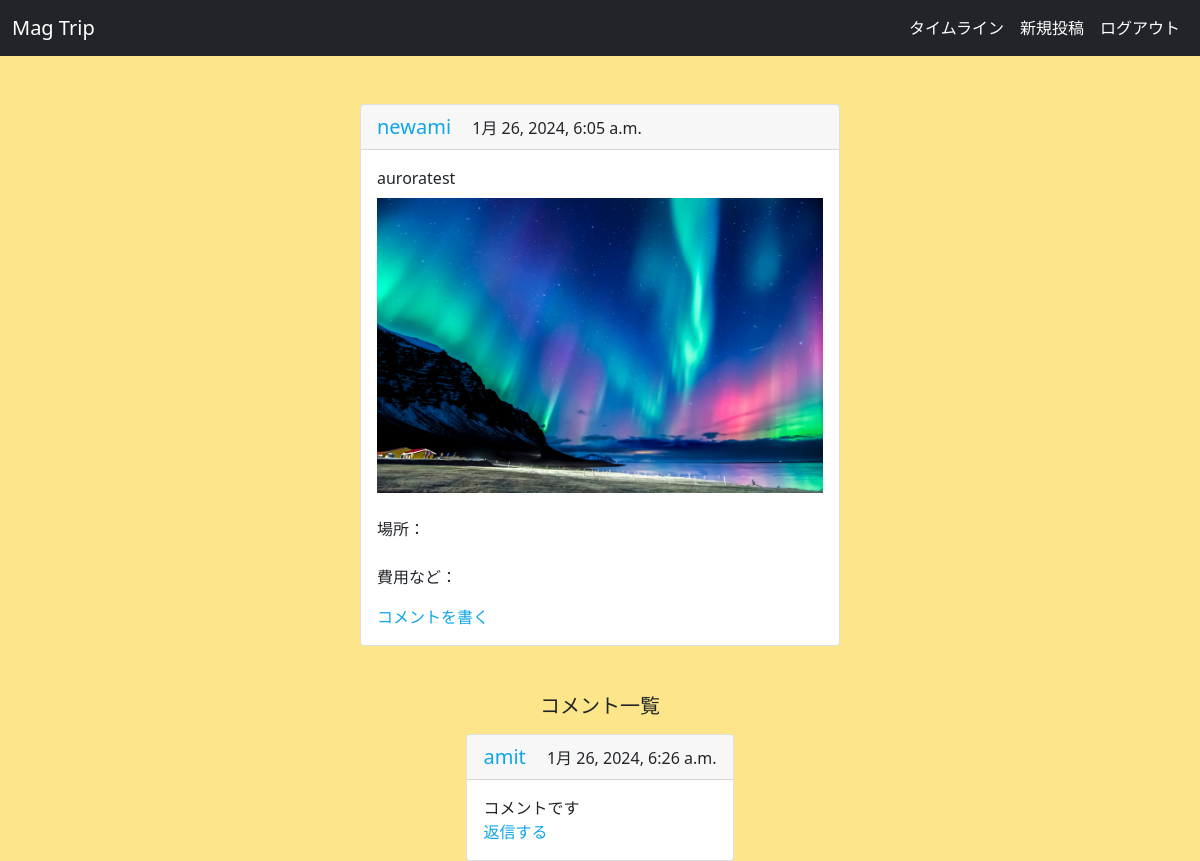
Page /42/ (signed in) on the committed database.
### timelines/models.py (models this page shows, shortened)
class Post(models.Model):
    user = models.ForeignKey(User, on_delete=models.CASCADE ,verbose_name = 'ユーザー')
    text = models.TextField(verbose_name = '本文')
    created_at = models.DateTimeField(auto_now_add=True, verbose_name = '投稿日時')
    image = models.ImageField(upload_to='media/%Y/%m/%d/',blank=True, null=True)

class Comment(models.Model):
    text = models.TextField(verbose_name = 'コメント')
    created_at = models.DateTimeField(auto_now_add=True, verbose_name = '返信日時')
    target = models.ForeignKey(Post, on_delete=models.CASCADE, verbose_name = '大正の投稿')
    user = models.ForeignKey(User, on_delete=models.CASCADE, verbose_name = 'ユーザー')

### accounts/models.py (models this page shows)
class User(AbstractUser):
    pass

### timelines/views.py (the view)
# urls.py: path('<int:pk>/', views.DetailView.as_view(), name = 'detail'),
@method_decorator(login_required, name = 'dispatch')
class DetailView(DetailView):
    model = Post
    template_name = 'detail.html'

### templates/detail.html (shortened to what this page needs)
{% extends 'base.html'%}
{% load static %}
{% block contents %}
<div class="card mt-5" style="width:30rem">
  <div class="card-header ">
    <a href = '{% url "timelines:userpost" post.user.id %}' class = ' mr-4 text-xl text-sky-500'>
    {{ post.user }}
    </a>
    <span class = 'created_at'>{{ post.created_at }}</span>
  </div>
  <div class="card-body">
    <p class="card-text">{{ post.text }}</p>
    <div class="mt-2 mb-3">
      {% if post.image %}
        <img src="{{ post.image.url }}" alt="post_image">
      {% endif %}
        <p class="mt-4">場所：</p><br/>
        <p>費用など：</p>
    </div>
    <a href = '{% url "timelines:comment" post.pk %}' class ="text-sky-500">コメントを書く</a>
  </div>
</div>
<div class = 'mt-5 text-xl'>
    <h5>コメント一覧</h5>
</div>
{% for comment in post.comment_set.all %}
<div class="card mt-3">
  <div class="card-header ">
    <a href = '{% url "timelines:userpost" comment.user.id %}' class = ' mr-4 text-xl text-sky-500'>
      {{ comment.user }}
    </a>
    <span class = 'created_at'>{{ comment.created_at }}</span>
  </div>
    <div class="card-body">
      <p class="card-text">{{ comment.text }}</p>
      <a class = 'text-sky-500' href = '{% url "timelines:comment" post.pk %}'>返信する</a>
    </div>
  </div>
{% endfor %}
{% endblock %}

### rows in the picture
Post: user "newami", created_at "1月 26, 2024, 6:05 a.m.", text "auroratest", image (picture)
Comment: user "amit", created_at "1月 26, 2024, 6:26 a.m.", text "コメントです"
